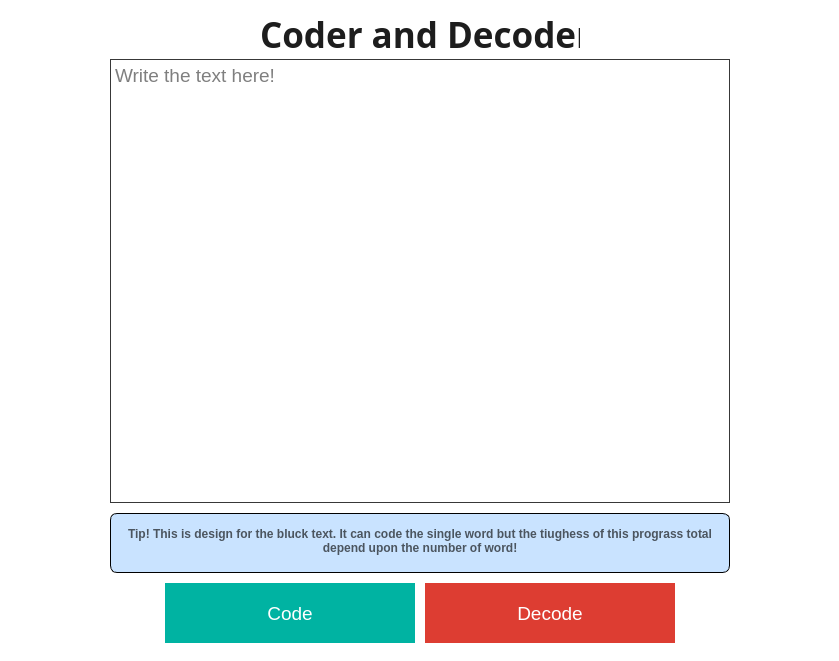
<?xml version="1.0" encoding="UTF-8"?>
<ui version="4.0">
 <class>MainWindow</class>
 <widget class="QMainWindow" name="MainWindow">
  <property name="geometry">
   <rect>
    <x>0</x>
    <y>0</y>
    <width>839</width>
    <height>661</height>
   </rect>
  </property>
  <property name="windowTitle">
   <string>Code and Decode</string>
  </property>
  <property name="styleSheet">
   <string notr="true">
background-color: rgb(255, 255, 255);</string>
  </property>
  <widget class="QWidget" name="centralwidget">
   <layout class="QVBoxLayout" name="verticalLayout">
    <property name="spacing">
     <number>10</number>
    </property>
    <property name="bottomMargin">
     <number>18</number>
    </property>
    <item>
     <layout class="QHBoxLayout" name="horizontalLayout_4">
      <item>
       <spacer name="horizontalSpacer_7">
        <property name="orientation">
         <enum>Qt::Horizontal</enum>
        </property>
        <property name="sizeType">
         <enum>QSizePolicy::Expanding</enum>
        </property>
        <property name="sizeHint" stdset="0">
         <size>
          <width>40</width>
          <height>20</height>
         </size>
        </property>
       </spacer>
      </item>
      <item>
       <widget class="QLabel" name="header">
        <property name="minimumSize">
         <size>
          <width>320</width>
          <height>40</height>
         </size>
        </property>
        <property name="maximumSize">
         <size>
          <width>320</width>
          <height>30</height>
         </size>
        </property>
        <property name="font">
         <font>
          <family>Trebuchet MS</family>
          <pointsize>26</pointsize>
          <weight>75</weight>
          <bold>true</bold>
         </font>
        </property>
        <property name="styleSheet">
         <string notr="true">color:#1d1d1d;</string>
        </property>
        <property name="text">
         <string>Coder and Decoder</string>
        </property>
       </widget>
      </item>
      <item>
       <spacer name="horizontalSpacer_8">
        <property name="orientation">
         <enum>Qt::Horizontal</enum>
        </property>
        <property name="sizeHint" stdset="0">
         <size>
          <width>40</width>
          <height>20</height>
         </size>
        </property>
       </spacer>
      </item>
     </layout>
    </item>
    <item>
     <layout class="QHBoxLayout" name="horizontalLayout_3">
      <item>
       <spacer name="horizontalSpacer_5">
        <property name="orientation">
         <enum>Qt::Horizontal</enum>
        </property>
        <property name="sizeHint" stdset="0">
         <size>
          <width>40</width>
          <height>20</height>
         </size>
        </property>
       </spacer>
      </item>
      <item>
       <widget class="QTextEdit" name="textEdit">
        <property name="minimumSize">
         <size>
          <width>620</width>
          <height>400</height>
         </size>
        </property>
        <property name="maximumSize">
         <size>
          <width>1200</width>
          <height>500</height>
         </size>
        </property>
        <property name="font">
         <font>
          <pointsize>14</pointsize>
         </font>
        </property>
        <property name="styleSheet">
         <string notr="true">border:1px solid #383838;</string>
        </property>
        <property name="placeholderText">
         <string>Write the text here!</string>
        </property>
       </widget>
      </item>
      <item>
       <spacer name="horizontalSpacer_6">
        <property name="orientation">
         <enum>Qt::Horizontal</enum>
        </property>
        <property name="sizeHint" stdset="0">
         <size>
          <width>40</width>
          <height>20</height>
         </size>
        </property>
       </spacer>
      </item>
     </layout>
    </item>
    <item>
     <layout class="QHBoxLayout" name="horizontalLayout_2">
      <item>
       <spacer name="horizontalSpacer_3">
        <property name="orientation">
         <enum>Qt::Horizontal</enum>
        </property>
        <property name="sizeHint" stdset="0">
         <size>
          <width>40</width>
          <height>20</height>
         </size>
        </property>
       </spacer>
      </item>
      <item>
       <widget class="QLabel" name="alert_Label">
        <property name="minimumSize">
         <size>
          <width>620</width>
          <height>60</height>
         </size>
        </property>
        <property name="maximumSize">
         <size>
          <width>1200</width>
          <height>60</height>
         </size>
        </property>
        <property name="font">
         <font>
          <pointsize>9</pointsize>
          <weight>75</weight>
          <bold>true</bold>
         </font>
        </property>
        <property name="styleSheet">
         <string notr="true">border:1px solid black;padding:10px;background-color:#c9e3ff;color:rgba(33, 37, 41, 0.75);
border-radius:7px;</string>
        </property>
        <property name="text">
         <string>Tip! This is design for the bluck text. It can code the single word but the tiughess of this prograss total depend upon the number of word!</string>
        </property>
        <property name="alignment">
         <set>Qt::AlignHCenter|Qt::AlignTop</set>
        </property>
        <property name="wordWrap">
         <bool>true</bool>
        </property>
       </widget>
      </item>
      <item>
       <spacer name="horizontalSpacer_4">
        <property name="orientation">
         <enum>Qt::Horizontal</enum>
        </property>
        <property name="sizeHint" stdset="0">
         <size>
          <width>40</width>
          <height>20</height>
         </size>
        </property>
       </spacer>
      </item>
     </layout>
    </item>
    <item>
     <layout class="QHBoxLayout" name="horizontalLayout">
      <item>
       <spacer name="horizontalSpacer">
        <property name="orientation">
         <enum>Qt::Horizontal</enum>
        </property>
        <property name="sizeHint" stdset="0">
         <size>
          <width>40</width>
          <height>20</height>
         </size>
        </property>
       </spacer>
      </item>
      <item>
       <widget class="QPushButton" name="code_PushButton">
        <property name="minimumSize">
         <size>
          <width>250</width>
          <height>60</height>
         </size>
        </property>
        <property name="maximumSize">
         <size>
          <width>250</width>
          <height>60</height>
         </size>
        </property>
        <property name="font">
         <font>
          <pointsize>14</pointsize>
         </font>
        </property>
        <property name="styleSheet">
         <string notr="true">QPushButton {background-color:#00b3a2;color:white;
border:0px solid;}

QPushButton::hover { 
background:#02dec9;
}
</string>
        </property>
        <property name="text">
         <string>Code</string>
        </property>
       </widget>
      </item>
      <item>
       <widget class="QPushButton" name="decode_PushButton">
        <property name="minimumSize">
         <size>
          <width>250</width>
          <height>60</height>
         </size>
        </property>
        <property name="maximumSize">
         <size>
          <width>250</width>
          <height>60</height>
         </size>
        </property>
        <property name="font">
         <font>
          <pointsize>14</pointsize>
         </font>
        </property>
        <property name="styleSheet">
         <string notr="true">QPushButton {
	background-color:#dd3d32;
	color:white;
	border:0px solid;
}

QPushButton::hover { 
	background:#f53e31;
}
</string>
        </property>
        <property name="text">
         <string>Decode</string>
        </property>
       </widget>
      </item>
      <item>
       <spacer name="horizontalSpacer_2">
        <property name="orientation">
         <enum>Qt::Horizontal</enum>
        </property>
        <property name="sizeHint" stdset="0">
         <size>
          <width>40</width>
          <height>20</height>
         </size>
        </property>
       </spacer>
      </item>
     </layout>
    </item>
   </layout>
  </widget>
 </widget>
 <resources/>
 <connections/>
</ui>
